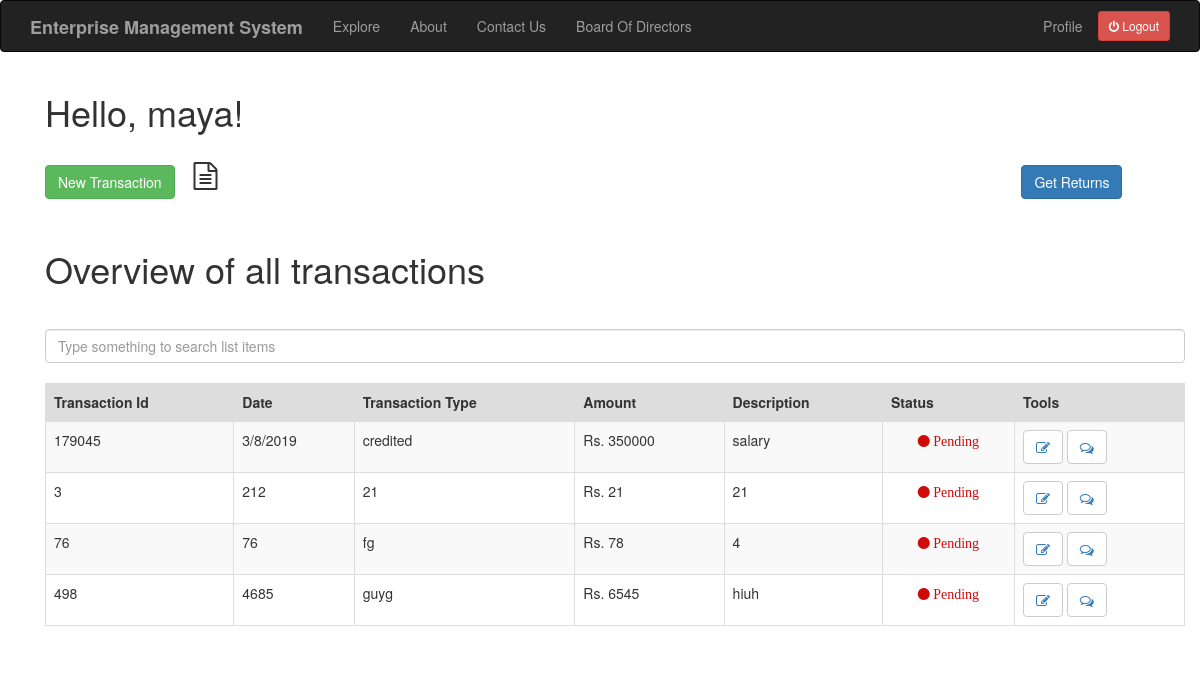
Page /index (signed in) on the earlier database version.
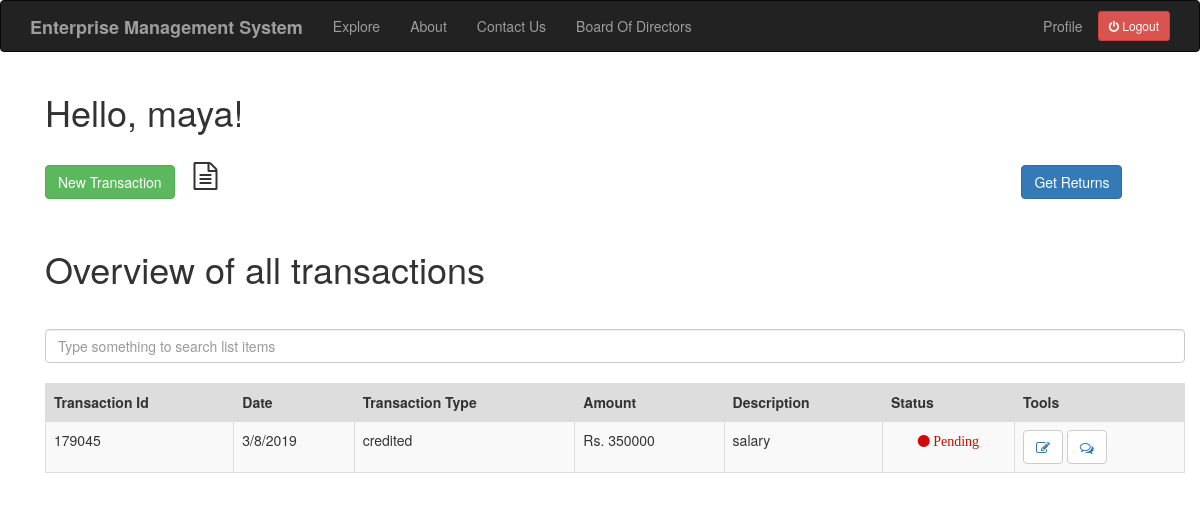
Same page on the later database version.
### app/models.py (models this page shows, shortened)
class User(UserMixin,db.Model):
    id = db.Column(db.Integer,primary_key=True)
    username = db.Column(db.String(64), index=True,unique=True)
    email = db.Column(db.String(120),index=True,unique=True)
    password_hash = db.Column(db.String(128))
    job = db.Column(db.String(64))
    company = db.Column(db.String(64))
    designation = db.Column(db.String(64))
    posts = db.relationship('Post',backref='author',lazy='dynamic')
    comment = db.relationship('Comment',backref='comment_by',lazy='dynamic')
    about_me = db.Column(db.String(140))
    facebook = db.Column(db.String(64))
    twitter = db.Column(db.String(64))
    linkedin = db.Column(db.String(64))
    last_seen = db.Column(db.DateTime, default=datetime.utcnow)

class Transaction(db.Model):
    id = db.Column(db.Integer,primary_key=True)
    tr_id = db.Column(db.Integer)
    date = db.Column(db.String(64))
    description = db.Column(db.String(140))
    tr_type = db.Column(db.String(64))
    amount = db.Column(db.Integer)
    valid = db.Column(db.Boolean, default=False)
    user_id = db.Column(db.Integer,db.ForeignKey('user.id'))
    comment = db.relationship('Comment',backref='comment_of',lazy='dynamic')
    document = db.relationship('Document',backref='document_of',lazy='dynamic')

### app/routes.py (the view)
@app.route('/index')
@login_required
def index():
    if current_user.job != 'Acc':
        transaction = Transaction.query.filter_by(user_id=current_user.id)
        return render_template("index.html", title='HomePage',transaction=transaction)
    else:
        return redirect(url_for('acc_index'))

### app/models.py (called while the page is built)
@login.user_loader
def load_user(id):
    return User.query.get(int(id))

### app/routes.py (called while the page is built)
@app.before_request
def before_request():
    if current_user.is_authenticated:
        current_user.last_seen = datetime.utcnow()
        db.session.commit()

### app/templates/index.html (shortened to what this page needs)
{% extends "base.html" %}
{% import 'bootstrap/wtf.html' as wtf %}
{% block app_content %}
<link rel="stylesheet" href="https://cdnjs.cloudflare.com/ajax/libs/font-awesome/4.7.0/css/font-awesome.min.css">
    <div class="container">
        <h1>Hello, {{ current_user.username }}!</h1>
        <br>
        <p> <a href="{{ url_for('add_transaction') }}" class="btn btn-success">New Transaction</a> <i class="fa fa-file-text-o fa-2x" aria-hidden="true" style="margin-left: 15px;"></i> <a href="{{ url_for('get_returns') }}" style="margin-left:800px;" class="btn btn-primary"> Get Returns </a> </p>
        <br>
        <h1>Overview of all transactions</h1>
        <br>
        <input class="form-control mb-4" id="tableSearch" type="text" placeholder="Type something to search list items">
        <br>
        <table class="table table-bordered table-striped" id="keywords">
            <thead>
                <tr style="background-color: #dddddd">
                    <th>Transaction Id</th>
                    <th>Date</th>
                    <th>Transaction Type</th>
                    <th>Amount</th>
                    <th>Description</th>
                    <th>Status</th>
                    <th>Tools</th>
                </tr>
            </thead>
            <tbody id="myTable">
            {% for po in transaction %}
                <tr>
                    <td>{{ po.tr_id }}</td>
                    <td>{{ po.date }}</td>
                    <td>{{ po.tr_type }}</td>
                    <td>Rs. {{ po.amount }}</td>
                    <td>{{ po.description }}</td>
                    <td>{% if po.valid == False %}
                      <p style="text-align: center;"><i class="fa fa-circle red" aria-hidden="true"> Pending</i></p>
                      {% else %}
                      <p style="text-align: center;"><i class="fa fa-circle green" aria-hidden="true"> Done</i></p>
                      {% endif %}
                    </td>
                    <td> <button type="button" class="btn btn-default"><a href="{{ url_for('edit_transaction', trans_id = po.id) }}"><i class="fa fa-pencil-square-o fa-1x" aria-hidden="true"></i></a></button>
                    <button type="button" class='btn btn-default'><a href="{{ url_for('add_comment', trans_id = po.id) }}"><i class="fa fa-comments-o fa-1x" aria-hidden="true"></i></a></button> </td>
                </tr>
            {% endfor %}
            </tbody>
        </table>
    </div>
{% endblock %}

### app/templates/base.html (shortened to what this page needs)
{% extends 'bootstrap/base.html' %}
{% block navbar %}
    <nav class="navbar navbar-inverse">
        <div class="container">
            <div class="navbar-header">
                <a class="navbar-brand"><b>Enterprise Management System</b></a>
            </div>
            <div class="collapse navbar-collapse" id="bs-example-navbar-collapse-1">
                <ul class="nav navbar-nav">
                    <li><a href="{{ url_for('explore') }}">Explore</a></li>
                    <li><a href="{{ url_for('about') }}">About</a></li>
                    <li><a href="{{ url_for('contact') }}">Contact Us</a></li>
                    <li><a href="{{ url_for('brd') }}">Board Of Directors</a></li>
                </ul>
                <ul class="nav navbar-nav navbar-right">
                    {% if current_user.is_anonymous %}
                    <li><a href="{{ url_for('login') }}">Login</a></li>
                    {% else %}
                    <li><a href="{{ url_for('user', username=current_user.username) }}">Profile</a></li>
                    <li><p style="margin-top: 10px;"><a href="{{ url_for('logout') }}" class="btn btn-sm btn-danger"><i class="fa fa-power-off" aria-hidden="true"></i> Logout</a></p></li>
                    {% endif %}
                </ul>
            </div>
        </div>
    </nav>
{% endblock %}
{% block content %}
    <div class="container">
        {% block app_content %}{% endblock %}
    </div>
{% endblock %}

### app/templates/index.html (style rules this page uses)
.red { color: #d00909; }

Differences in the rows shown:
removed Transaction: tr_id "3", date "212", tr_type "21", amount "21", description "21", valid "Pending"
removed Transaction: tr_id "76", date "76", tr_type "fg", amount "78", description "4", valid "Pending"
removed Transaction: tr_id "498", date "4685", tr_type "guyg", amount "6545", description "hiuh", valid "Pending"
